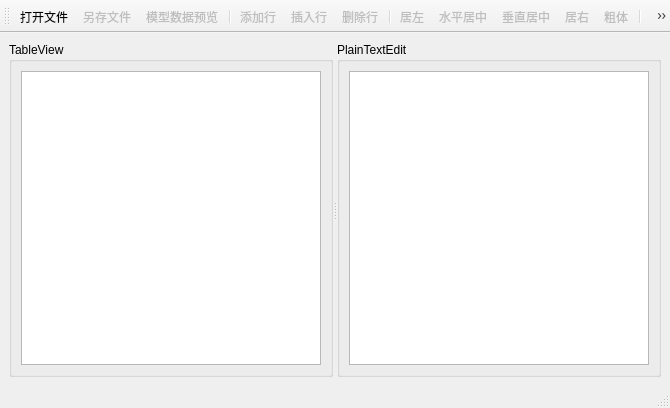
<?xml version="1.0" encoding="UTF-8"?>
<ui version="4.0">
 <class>MainWindow</class>
 <widget class="QMainWindow" name="MainWindow">
  <property name="geometry">
   <rect>
    <x>0</x>
    <y>0</y>
    <width>670</width>
    <height>408</height>
   </rect>
  </property>
  <property name="windowTitle">
   <string>MainWindow</string>
  </property>
  <widget class="QWidget" name="centralwidget">
   <layout class="QHBoxLayout" name="horizontalLayout">
    <item>
     <widget class="QSplitter" name="splitter">
      <property name="orientation">
       <enum>Qt::Orientation::Horizontal</enum>
      </property>
      <widget class="QGroupBox" name="groupBox">
       <property name="title">
        <string>TableView</string>
       </property>
       <layout class="QVBoxLayout" name="verticalLayout_2">
        <item>
         <widget class="QTableView" name="tableView"/>
        </item>
       </layout>
      </widget>
      <widget class="QGroupBox" name="groupBox_2">
       <property name="title">
        <string>PlainTextEdit</string>
       </property>
       <layout class="QVBoxLayout" name="verticalLayout">
        <item>
         <widget class="QPlainTextEdit" name="plainTextEdit"/>
        </item>
       </layout>
      </widget>
     </widget>
    </item>
   </layout>
  </widget>
  <widget class="QMenuBar" name="menubar">
   <property name="geometry">
    <rect>
     <x>0</x>
     <y>0</y>
     <width>670</width>
     <height>18</height>
    </rect>
   </property>
  </widget>
  <widget class="QStatusBar" name="statusbar"/>
  <widget class="QToolBar" name="toolBar">
   <property name="windowTitle">
    <string>toolBar</string>
   </property>
   <property name="toolButtonStyle">
    <enum>Qt::ToolButtonStyle::ToolButtonTextUnderIcon</enum>
   </property>
   <attribute name="toolBarArea">
    <enum>TopToolBarArea</enum>
   </attribute>
   <attribute name="toolBarBreak">
    <bool>false</bool>
   </attribute>
   <addaction name="actOpen"/>
   <addaction name="actSave"/>
   <addaction name="actModelData"/>
   <addaction name="separator"/>
   <addaction name="actAppend"/>
   <addaction name="actInsert"/>
   <addaction name="actDelete"/>
   <addaction name="separator"/>
   <addaction name="actAlignLeft"/>
   <addaction name="actAlignHCenter"/>
   <addaction name="actAlignVCenter"/>
   <addaction name="actAlignRight"/>
   <addaction name="actFontBold"/>
   <addaction name="separator"/>
   <addaction name="actExit"/>
  </widget>
  <action name="actOpen">
   <property name="icon">
    <iconset resource="res.qrc">
     <normaloff>:/images/icons/open.bmp</normaloff>:/images/icons/open.bmp</iconset>
   </property>
   <property name="text">
    <string>打开文件</string>
   </property>
   <property name="toolTip">
    <string>打开文件</string>
   </property>
  </action>
  <action name="actSave">
   <property name="enabled">
    <bool>false</bool>
   </property>
   <property name="icon">
    <iconset resource="res.qrc">
     <normaloff>:/images/icons/save.bmp</normaloff>:/images/icons/save.bmp</iconset>
   </property>
   <property name="text">
    <string>另存文件</string>
   </property>
   <property name="toolTip">
    <string>表格内容另存为文件</string>
   </property>
  </action>
  <action name="actAppend">
   <property name="enabled">
    <bool>false</bool>
   </property>
   <property name="icon">
    <iconset resource="res.qrc">
     <normaloff>:/images/icons/append.bmp</normaloff>:/images/icons/append.bmp</iconset>
   </property>
   <property name="text">
    <string>添加行</string>
   </property>
   <property name="toolTip">
    <string>添加一行</string>
   </property>
  </action>
  <action name="actInsert">
   <property name="enabled">
    <bool>false</bool>
   </property>
   <property name="icon">
    <iconset resource="res.qrc">
     <normaloff>:/images/icons/306.bmp</normaloff>:/images/icons/306.bmp</iconset>
   </property>
   <property name="text">
    <string>插入行</string>
   </property>
   <property name="toolTip">
    <string>插入一行</string>
   </property>
  </action>
  <action name="actDelete">
   <property name="enabled">
    <bool>false</bool>
   </property>
   <property name="icon">
    <iconset resource="res.qrc">
     <normaloff>:/images/icons/delete.bmp</normaloff>:/images/icons/delete.bmp</iconset>
   </property>
   <property name="text">
    <string>删除行</string>
   </property>
   <property name="toolTip">
    <string>删除当前行</string>
   </property>
  </action>
  <action name="actExit">
   <property name="icon">
    <iconset resource="res.qrc">
     <normaloff>:/images/icons/exit.bmp</normaloff>:/images/icons/exit.bmp</iconset>
   </property>
   <property name="text">
    <string>退出</string>
   </property>
   <property name="toolTip">
    <string>退出</string>
   </property>
  </action>
  <action name="actModelData">
   <property name="enabled">
    <bool>false</bool>
   </property>
   <property name="icon">
    <iconset resource="res.qrc">
     <normaloff>:/images/icons/import1.bmp</normaloff>:/images/icons/import1.bmp</iconset>
   </property>
   <property name="text">
    <string>模型数据预览</string>
   </property>
   <property name="toolTip">
    <string>模型数据显示到文本框里</string>
   </property>
  </action>
  <action name="actAlignLeft">
   <property name="checkable">
    <bool>true</bool>
   </property>
   <property name="enabled">
    <bool>false</bool>
   </property>
   <property name="icon">
    <iconset resource="res.qrc">
     <normaloff>:/images/icons/508.bmp</normaloff>:/images/icons/508.bmp</iconset>
   </property>
   <property name="text">
    <string>居左</string>
   </property>
   <property name="toolTip">
    <string>文字左对齐</string>
   </property>
  </action>
  <action name="actAlignHCenter">
   <property name="checkable">
    <bool>true</bool>
   </property>
   <property name="enabled">
    <bool>false</bool>
   </property>
   <property name="icon">
    <iconset resource="res.qrc">
     <normaloff>:/images/icons/510.bmp</normaloff>:/images/icons/510.bmp</iconset>
   </property>
   <property name="text">
    <string>水平居中</string>
   </property>
   <property name="toolTip">
    <string>设置文字水平居中</string>
   </property>
  </action>
  <action name="actAlignRight">
   <property name="checkable">
    <bool>true</bool>
   </property>
   <property name="enabled">
    <bool>false</bool>
   </property>
   <property name="icon">
    <iconset resource="res.qrc">
     <normaloff>:/images/icons/512.bmp</normaloff>:/images/icons/512.bmp</iconset>
   </property>
   <property name="text">
    <string>居右</string>
   </property>
   <property name="toolTip">
    <string>文字右对齐</string>
   </property>
  </action>
  <action name="actFontBold">
   <property name="checkable">
    <bool>true</bool>
   </property>
   <property name="checked">
    <bool>false</bool>
   </property>
   <property name="enabled">
    <bool>false</bool>
   </property>
   <property name="icon">
    <iconset resource="res.qrc">
     <normaloff>:/images/icons/500.bmp</normaloff>:/images/icons/500.bmp</iconset>
   </property>
   <property name="text">
    <string>粗体</string>
   </property>
   <property name="toolTip">
    <string>粗体字体</string>
   </property>
   <property name="visible">
    <bool>true</bool>
   </property>
  </action>
  <action name="actAlignVCenter">
   <property name="checkable">
    <bool>true</bool>
   </property>
   <property name="enabled">
    <bool>false</bool>
   </property>
   <property name="icon">
    <iconset resource="res.qrc">
     <normaloff>:/images/icons/510.bmp</normaloff>:/images/icons/510.bmp</iconset>
   </property>
   <property name="text">
    <string>垂直居中</string>
   </property>
   <property name="toolTip">
    <string>设置文字垂直居中</string>
   </property>
   <property name="menuRole">
    <enum>QAction::MenuRole::NoRole</enum>
   </property>
  </action>
 </widget>
 <resources>
  <include location="res.qrc"/>
 </resources>
 <connections>
  <connection>
   <sender>actExit</sender>
   <signal>triggered()</signal>
   <receiver>MainWindow</receiver>
   <slot>close()</slot>
   <hints>
    <hint type="sourcelabel">
     <x>-1</x>
     <y>-1</y>
    </hint>
    <hint type="destinationlabel">
     <x>334</x>
     <y>203</y>
    </hint>
   </hints>
  </connection>
 </connections>
</ui>
